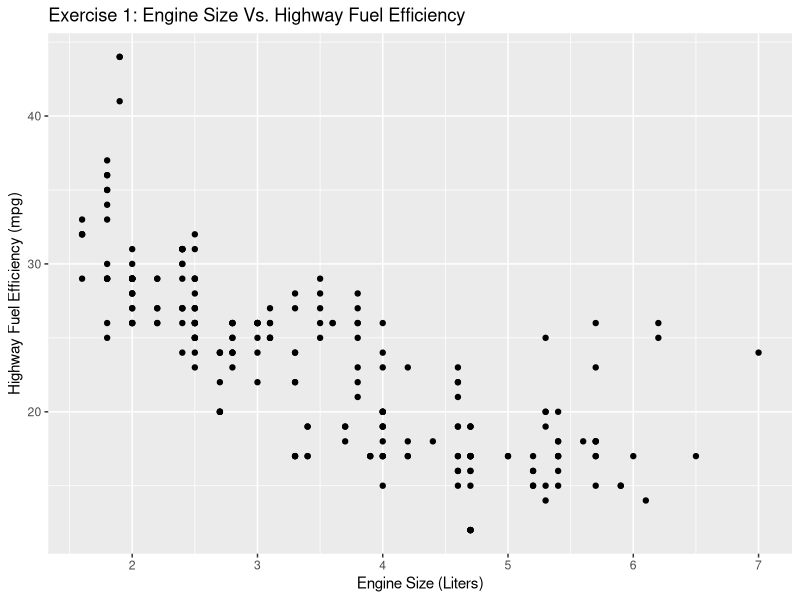

This figure's R source:
# Load required libraries
library(tidyverse)

# Save data in a data frame
mpgData <- ggplot2::mpg

### EXERCISE 1 ###
scatter <- ggplot(
  data=mpgData,
  mapping=aes(
    x=displ,
    y=hwy
  )
) + 
  geom_point() +
  xlab("Engine Size (Liters)") + 
  ylab("Highway Fuel Efficiency (mpg)") + 
  ggtitle("Exercise 1: Engine Size Vs. Highway Fuel Efficiency")

scatter

# Yes, scatter shows the intuitive relationship that as engine size (disp) increases, 
# highway fuel efficiency will decrease

scatter2 <- ggplot(
  data=mpgData,
  mapping=aes(
    x=class,
    y=drv
  )
) + geom_point()

# scatter2 is not a useful plot because there is no related relationship between
# the two variables. The class generally dictates what drv the vehicle can have,
# and there are far too few data points to make any reasonable conclusions

scatter3 <- ggplot(
  data=mpgData,
  mapping=aes(
    x=displ,
    y=hwy,
    
  )
) + 
  geom_point() +
  xlab("Engine Size (Liters)") + 
  ylab("Highway Fuel Efficiency (mpg)") + 
  ggtitle("Exercise 1: Engine Size Vs. Highway Fuel Efficiency")










